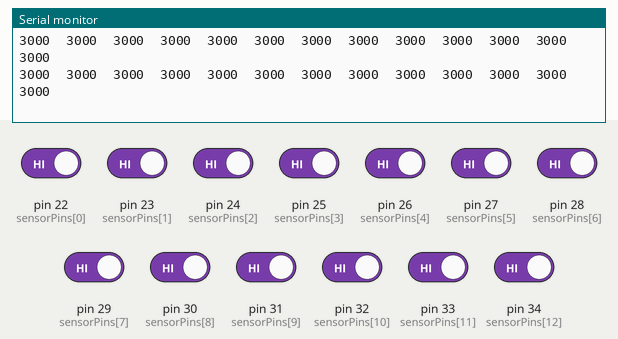
The sketch below on a simulated Arduino Mega 2560, built with avr-gcc and run on an emulated ATmega2560. Parts: the last lines printed to the serial monitor. The test bench sets the inputs (shaded band); at power-on: pin 22 (sensorPins[0]), pin 23 (sensorPins[1]), pin 24 (sensorPins[2]), pin 25 (sensorPins[3]), pin 26 (sensorPins[4]), pin 27 (sensorPins[5]), pin 28 (sensorPins[6]), pin 29 (sensorPins[7]), pin 30 (sensorPins[8]), pin 31 (sensorPins[9]), pin 32 (sensorPins[10]), pin 33 (sensorPins[11]), pin 34 (sensorPins[12]) HIGH.

Above: at 2.2 s.
2.3 s: pin 22 (sensorPins[0]) driven LOW
At 2.49 s:
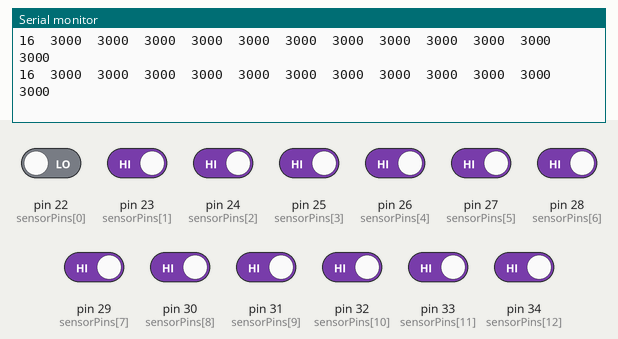
3.8 s: pin 23 (sensorPins[1]) driven LOW
At 3.86 s:
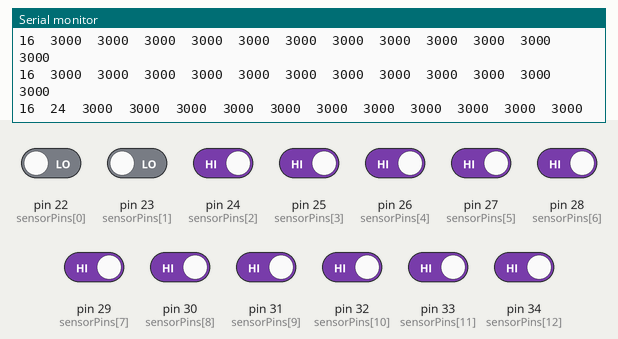
6.8 s: pin 24 (sensorPins[2]) driven LOW
At 7.01 s:
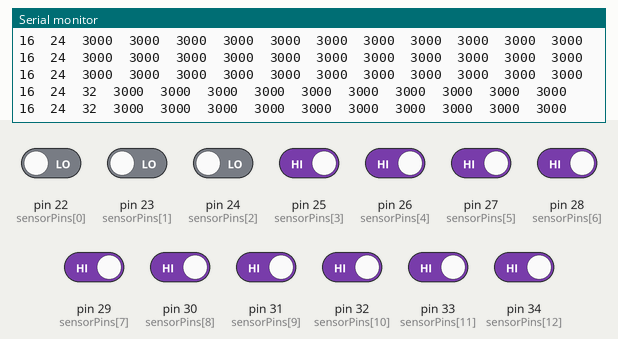
8.3 s: pin 25 (sensorPins[3]) driven LOW
At 8.48 s:
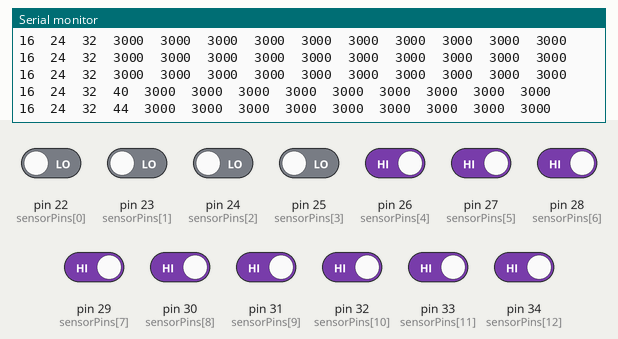
9.8 s: pin 26 (sensorPins[4]) driven LOW
At 9.84 s:
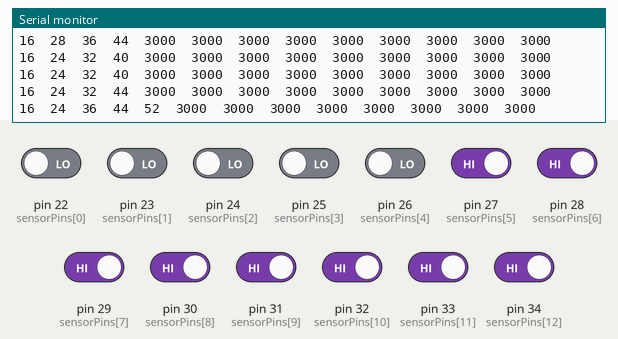
11.3 s: pin 27 (sensorPins[5]) driven LOW
At 11.31 s:
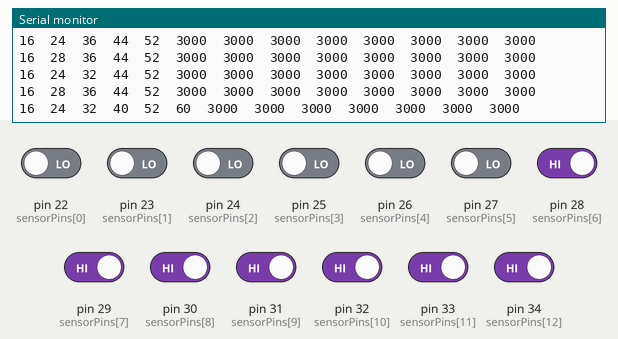
Timing chart, 0 to 13.8 s (numbered marks = the images above; inputs shaded):
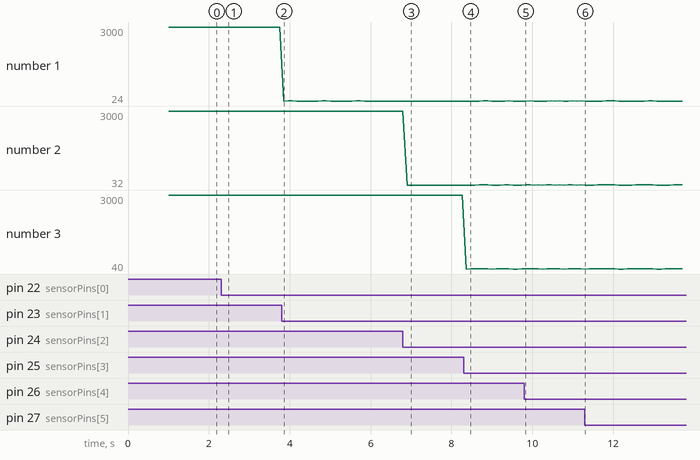

The sketch:

sketch_apr30a.ino
```cpp
const uint8_t sensorPins[] = {22,23,24,25,26,27,28,29,30,31,32,33,34}; // GPIOs connected to the 9 sensor outputs
const uint8_t SensorCount = 13;
uint16_t sensorValues[SensorCount];

void readQTR_RC(uint16_t* readings) {
  // 1. Charge capacitors
  for (uint8_t i = 0; i < SensorCount; i++) {
    pinMode(sensorPins[i], OUTPUT);
    digitalWrite(sensorPins[i], HIGH);
  }
  delayMicroseconds(10);

  // 2. Set to input (start discharge)
  for (uint8_t i = 0; i < SensorCount; i++) {
    pinMode(sensorPins[i], INPUT);
  }

  // 3. Measure time to LOW
  unsigned long startTime = micros();
  unsigned long timeout = 3000; // Max wait time in µs
  bool done[SensorCount] = {false};

  while ((micros() - startTime) < timeout) {
    for (uint8_t i = 0; i < SensorCount; i++) {
      if (!done[i] && digitalRead(sensorPins[i]) == LOW) {
        readings[i] = micros() - startTime;
        done[i] = true;
      }
    }
  }

  // 4. Default to timeout if not discharged
  for (uint8_t i = 0; i < SensorCount; i++) {
    if (!done[i]) {
      readings[i] = timeout;
    }
  }
}

void setup() {
  Serial.begin(115200); // Start serial monitor
  delay(1000); // Give time for monitor to connect
  Serial.println("QTR-HD-09RC Test Start");
  pinMode(26, OUTPUT);
  delay(10);
  digitalWrite(26, HIGH);
}

void loop() {
  readQTR_RC(sensorValues); // Read all sensors

  // Print values
  for (int i = 0; i < SensorCount; i++) {
    Serial.print(sensorValues[i]);
    Serial.print("\t");
  }
  Serial.println();

  delay(99); // Slow down printing
}
```

Measured:
- after the input at 2.3 s, the serial monitor: prints a new line after 0.08 s (image 1)
- after the input at 3.8 s, the serial monitor: prints a new line after 0.05 s (image 2)
- after the input at 6.8 s, the serial monitor: prints a new line after 0.10 s (image 3)
- after the input at 8.3 s, the serial monitor: prints a new line after 0.07 s (image 4)
- after the input at 9.8 s, the serial monitor: prints a new line at once (image 5)
- after the input at 11.3 s, the serial monitor: prints a new line at once (image 6)
- plotted number 1: 3000 → 24 after the input at 3.8 s
- plotted number 2: 3000 → 32 after the input at 6.8 s
